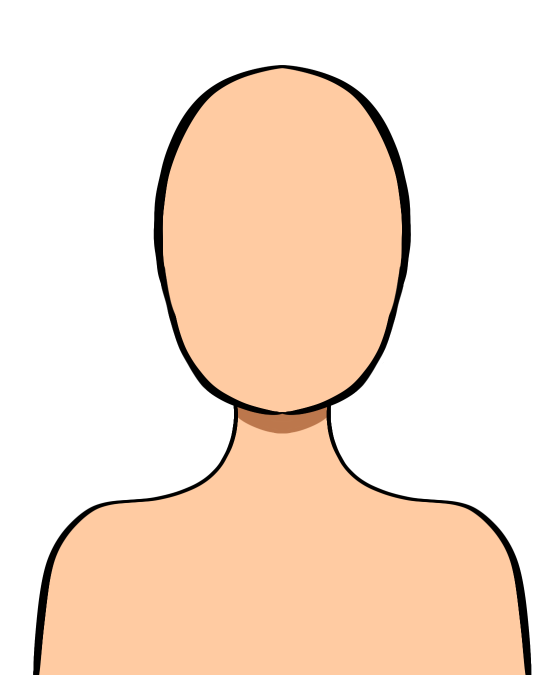
#> input picture pecas/cabeca_oval.png, 1080 x 1350 px (shown at 1/2 size)
$ python build.py
#> lines starting #> are read from the running program, lines starting #| are printed output that depends on the picture; after the words box and inside, x2 and y2 are one past the last pixel; in counts of white or black regions, pixels touching at a corner belong together
#!/usr/bin/env python3
# -*- coding: utf-8 -*-
"""
LORDVERSO · Criador de personagens — build.py
=============================================
Lê as peças da pasta  pecas/  (PNG 1080x1350, fundo transparente),
separa cada uma em  LINHA  (contorno preto) + PINTURAS (máscaras que o
site tinge com a cor escolhida), pinta sozinho o que ainda não foi pintado
e gera o arquivo único  criador.html  (a partir do modelo.html).

Como usar:   python3 build.py
Precisa de:  pip install pillow numpy scipy opencv-python-headless

COMO ADICIONAR UMA PEÇA NOVA
  1. Salve o PNG em pecas/ (mesmo tamanho 1080x1350).
  2. Acrescente uma linha na lista  PECAS  logo abaixo.
  3. Rode  python3 build.py  e abra o criador.html.

COMO PINTAR UMA PEÇA (o que o script entende)
  Cada categoria tem  CORES_DE_PINTURA : a cor EXATA que você usou no
  desenho  ->  qual "papel" ela tem no site (pele, íris, cabelo...).
  Se você pintar uma peça nova com essas mesmas cores, ela já funciona.
  Peças só com linha (orelha, sobrancelha...) ganham pintura automática.
"""
import base64, io, json, os, sys
import numpy as np
import cv2
from PIL import Image

AQUI = os.path.dirname(os.path.abspath(__file__))
PASTA = os.path.join(AQUI, "pecas")
W, H = 1080, 1350              # tamanho original das peças
SW, SH = 720, 900              # tamanho que vai pro site (2/3 -> arquivo leve)

# ----------------------------------------------------------------------
# 1) LISTA DE PEÇAS   (chave, nome que aparece no site, arquivo)
# ----------------------------------------------------------------------
PECAS = {
    "head": [("oval", "Oval", "cabeca_oval.png"),
             ("pontudo", "Pontudo", "cabeca_pontudo.png"),
             ("quadrado", "Quadrado", "cabeca_quadrado.png")],
    "eyes": [("palpebra", "Pálpebra", "olhos_palpebra.png"),
             ("bravo", "Bravo", "olhos_bravo.png"),
             ("fechado", "Fechados", "olhos_fechado.png")],
    "ears": [("humana", "Humanas", "orelhas_humana.png"),
             ("elfica", "Élficas curtas", "orelhas_elfica.png"),
             ("elficaL", "Élficas longas", "orelhas_elfica_longa.png")],
    "brows": [("assim", "Assimétrica", "sobrancelha_assimetrica.png"),
              ("suave", "Suave", "sobrancelha_suave.png"),
              ("pontuda", "Pontuda", "sobrancelha_pontuda.png"),
              ("longa", "Longa", "sobrancelha_longa.png")],
    "nose": [("fino", "Fino", "nariz_fino.png"),
             ("pequeno", "Pequeno", "nariz_pequeno.png"),
             ("medio", "Médio", "nariz_medio.png")],
    "mouth": [("labios", "Lábios", "boca_labios.png"),
              ("sorriso", "Sorriso", "boca_sorriso.png"),
              ("canto", "Canto", "boca_canto.png"),
              ("dentes", "Dentes", "boca_dentes.png"),
              ("lingua", "Língua", "boca_lingua.png")],
    "hair": [("repicado", "Repicado", "cabelo_repicado.png"),
             ("chanel", "Chanel", "cabelo_chanel.png"),
             ("espetado", "Espetado", "cabelo_espetado.png"),
             ("coques", "Coques e cachos", "cabelo_coques_cachos.png"),
             ("liso", "Liso longo", "cabelo_liso_longo.png"),
             ("cacheado", "Cacheado", "cabelo_cacheado.png"),
             ("coquefranja", "Coques com franja", "cabelo_coques_franja.png"),
             ("cachosfofos", "Cachos fofos", "cabelo_cachos_fofos.png"),
             ("bagunca", "Bagunçado", "cabelo_bagunca.png"),
             ("cachostrancas", "Cachos e tranças", "cabelo_cachos_trancas.png"),
             ("desfiado", "Desfiado", "cabelo_desfiado.png"),
             ("cacheadocurto", "Cacheado curto", "cabelo_cacheado_curto.png"),
             ("trancasondas", "Tranças onduladas", "cabelo_trancas_ondas.png"),
             ("ondulongo", "Ondulado longo", "cabelo_ondulado_longo.png"),
             ("ondumedio", "Ondulado médio", "cabelo_ondulado_medio.png"),
             ("chiquinhas", "Maria-chiquinha", "cabelo_chiquinhas.png"),
             ("lisofranja", "Liso com franja", "cabelo_liso_franja.png"),
             ("bobfranja", "Bob com franja", "cabelo_bob_franja.png"),
             ("sofranja", "Só a franja", "cabelo_so_franja.png"),
             ("novo1", "Repicado volumoso", "cabelo_novo1.png"),
             ("novo2", "Cachos curtos", "cabelo_novo2.png"),
             ("novo3", "Lateral ondulado", "cabelo_novo3.png"),
             ("novo4", "Liso com mecha", "cabelo_novo4.png"),
             ("novo5", "Repicado com franja", "cabelo_novo5.png")],
    "clothes": [("regata", "Regata", "roupa_regata.png"),
               ("tubarao", "Moletom tubarão", "roupa_tubarao.png"),
               ("estrelas", "Blusa de estrelas", "roupa_estrelas.png"),
               ("esportiva", "Camiseta esportiva", "roupa_esportiva.png"),
               ("capuz", "Moletom com capuz", "roupa_capuz.png"),
               ("gravata", "Camisa e gravata", "roupa_gravata.png"),
               ("jaqueta", "Jaqueta de estrelas", "roupa_jaqueta.png"),
               ("cachecol", "Cachecol e casaco", "roupa_cachecol.png"),
               ("espartilho", "Top espartilho", "roupa_espartilho.png"),
               ("transparente", "Top mangas transparentes", "roupa_transparente.png"),
               ("jardineira", "Jardineira", "roupa_jardineira.png"),
               ("bolinhas", "Top de bolinhas", "roupa_bolinhas.png"),
               ("adesivos", "Adesivos em X", "roupa_adesivos.png"),
               ("xadrez", "Gola alta xadrez", "roupa_xadrez.png"),
               ("cruzado", "Tiras cruzadas", "roupa_cruzado.png"),
               ("suetergola", "Suéter caído com alças", "roupa_sueter_gola.png"),
               ("jaquetacoracao", "Jaqueta cinza com coração", "roupa_jaqueta_coracao.png"),
               ("redealcas", "Rede com top de alças", "roupa_rede_alcas.png"),
               ("casacoxadrez", "Casaco xadrez vermelho", "roupa_casaco_xadrez_vermelho.png"),
               ("sueterverde", "Suéter verde de folhas", "roupa_sueter_verde.png"),
               ("topmarrom", "Top marrom de amarrar", "roupa_top_marrom_amarrado.png")],
    # Estes 4 desenhos vêm com as DUAS mãos no mesmo PNG (maos_*.png): o build separa cada um
    # em mão esquerda + mão direita (ver MAOS_QUE_SE_DIVIDEM) e eles aparecem nas abas das mãos
    # separadas. Só "Dedos se tocando" fica de verdade como peça junta.
    "hands": [("dedo", "Dedo pra cima", "maos_dedo.png"),
              ("rock", "Rock", "maos_rock.png"),
              ("lata", "Latinha", "maos_lata.png"),
              ("pirulito", "Pirulito", "maos_pirulito.png"),
              ("tocando", "Dedos se tocando", "maos_dedos_tocando.png")],
    # Mãos separadas: escolhe a esquerda e a direita cada uma no seu canto.
    # "Esquerda/direita" = lado da TELA (esquerda = lado esquerdo da imagem). Seguem a cor da pele.
    "handL": [("dedomeio", "Dedo do meio", "mao_e_dedo_meio.png"),
              ("v", "Dedos em V", "mao_e_v.png"),
              ("palmas", "Palma aberta", "mao_e_palmas.png")],
    "handR": [("dedomeio", "Dedo do meio", "mao_d_dedo_meio.png"),
              ("v", "Dedos em V", "mao_d_v.png"),
              ("palmas", "Palma aberta", "mao_d_palmas.png")],
    # Chifres/orelhas: ficam com as cores ORIGINAIS do desenho (sem seletor)
    "extras": [("gato", "Orelhas de gato", "acessorio_orelhas_gato.png"),
            ("curvos", "Chifres curvos amarelos", "acessorio_curvos_amarelos.png"),
            ("barbatana", "Barbatanas verdes", "acessorio_barbatanas.png"),
            ("chifrinhos", "Chifrinhos vermelhos", "acessorio_chifrinhos.png"),
            ("chifres", "Chifres vermelhos", "acessorio_chifres.png")],
    # Acessórios de rosto: óculos (1 por vez) e piercings (pode usar vários juntos)
    "glasses": [("gatinho", "Gatinho", "oculos_gatinho.png"),
                ("redondo", "Redondo", "oculos_redondo.png")],
    "pierc": [("septo", "Septo", "piercing_septo.png"),
              ("bochecha", "Bochecha", "piercing_bochecha.png"),
              ("sobrancelha", "Sobrancelha", "piercing_sobrancelha.png"),
              ("labio", "Lábio", "piercing_labio.png")],
}
# Categorias que podem ficar vazias ("nenhuma") no site
OPCIONAL = {"ears": "Nenhuma", "brows": "Nenhuma", "hair": "Careca", "clothes": "Sem roupa",
            "hands": "Sem mãos juntas", "handL": "Sem mão", "handR": "Sem mão", "extras": "Nenhum",
            "glasses": "Sem óculos"}   # piercing é escolha múltipla: não tem "nenhum"   # boca, nariz, olhos e cabeça são obrigatórios

# ----------------------------------------------------------------------
# 2) CORES DE PINTURA  (cor usada no desenho -> papel no site)
#    papel "#ffffff" = cor fixa (não muda); os outros são tingidos.
#    "shade" = sombra da pele (calculada a partir da cor da pele).
# ----------------------------------------------------------------------
CORES_DE_PINTURA = {
    "head":  {"skin": (255, 203, 162), "shade": (188, 119, 76)},
    "eyes":  {"#ffffff": (255, 255, 255), "iris": (253, 20, 67)},
    "mouth": {"lip": (253, 20, 67)},
    "hair":  {"hair": (107, 117, 255)},
    "glasses": {"glass": (0, 85, 255)},          # armação azul -> cor da armação
    "pierc": {"#9f9f9f": (159, 159, 159)},       # brilho cinza do metal (fixo)
    "handL": {"skin": (255, 203, 162)},          # mãos separadas: pele (muda com a cor da pele); unhas/linhas = preto
    "handR": {"skin": (255, 203, 162)},
}
# Bocas com cores próprias (ficam FIXAS, não mudam com a cor dos lábios):
#   dentes = branco, língua = vermelho puro.  (categoria, peça) -> {papel: cor}
CORES_POR_PECA = {
    ("mouth", "dentes"): {"#ffffff": (255, 255, 255)},
    ("mouth", "lingua"): {"#ff0000": (255, 0, 0)},
    ("hands", "tocando"): {"skin": (255, 203, 162)},   # peça única "dedos se tocando": já vem pintada de pele
}
# Categorias que mantêm a imagem ORIGINAL colorida (sem separar linha/pintura, sem seletor)
COLORIDAS = {"extras"}
# Peças só de linha: o script pinta o interior sozinho com este papel
PINTURA_AUTO = {"ears": "skin", "brows": "hair"}

# Cabelos longos ganham um "cabelo de trás" (preenche o vão entre pescoço
# e mechas, e fica ATRÁS do corpo). Chave = cabelo.
CABELO_COM_FUNDO = {"repicado", "coques", "liso", "cachosfofos", "cachostrancas",
                    "trancasondas", "ondulongo", "lisofranja"}
# A partir de que linha (y, em 1080x1350) começa o cabelo de trás
FUNDO_A_PARTIR_DE_Y = 450

# Sobe (valor negativo) ou desce (positivo) uma peça, em pixels (escala 1080x1350).
# Chave = (categoria, peça).  Ex.: sobe o cabelo "Coques e cachos" 20px.
DESLOCAMENTO_Y = {("hair", "coques"): -20}

# As peças novas (cabelos, mãos, óculos, piercings) foram desenhadas centradas em x=540,
# mas o rosto/cabeça do projeto fica centrado em x=564. Estas peças são empurradas pra
# direita (em pixels, escala 1080x1350) DEPOIS de pintadas. Chave = (categoria, peça).
DX_PECAS_NOVAS = 25
DESLOCAMENTO_X = {("hair", k): DX_PECAS_NOVAS for k in
                  ("cacheadocurto", "trancasondas", "ondulongo", "ondumedio", "chiquinhas",
                   "lisofranja", "bobfranja", "sofranja", "novo1", "novo2", "novo3", "novo4", "novo5")}
DESLOCAMENTO_X.update({("hands", k): DX_PECAS_NOVAS for k in ("dedo", "rock", "lata", "pirulito")})
DESLOCAMENTO_X.update({("glasses", k): DX_PECAS_NOVAS for k in ("gatinho", "redondo")})
DESLOCAMENTO_X.update({("pierc", k): DX_PECAS_NOVAS for k in ("septo", "bochecha", "sobrancelha", "labio")})
# Roupas desenhadas centradas em x=540 (as roupas antigas e o pescoço ficam em x=562): empurra 23px
# pra direita pra alinhar. Se redesenhar uma delas já centrada em 562, apague a chave daqui.
DX_ROUPAS_NOVAS = 23
DESLOCAMENTO_X.update({("clothes", k): DX_ROUPAS_NOVAS for k in
                       ("suetergola", "jaquetacoracao", "redealcas", "casacoxadrez", "sueterverde", "topmarrom")})

# Cabelos em que os furinhos sem pintura (entre as mechas) são tapados
TAPAR_FUROS = {"liso", "cachosfofos", "cachostrancas", "trancasondas", "ondulongo", "lisofranja"}
# Furo maior que isso (px) é o rosto/abertura do cabelo, não é tapado
FURO_MAXIMO = 5000
# Cabelos com furinhos sem pintura DENTRO do cabelo (pontinhos colados no traço):
# são pintados com a cor do cabelo. Só furos menores que FURO_PEQUENO (px).
PREENCHER_FUROS_PINTURA = {"bagunca"}
FURO_PEQUENO = 600

# Peças pintadas com QUALQUER cor (o script descobre as cores sozinho):
#  - Cabelos novos: a cor única da peça vira o papel "hair" (muda com a cor do cabelo).
#  - Roupas: CADA cor diferente vira um papel próprio (k0, k1, k2...) e ganha
#    seu próprio seletor de cor no site.
CABELO_AUTO = {"coquefranja", "cachosfofos", "bagunca", "cachostrancas", "desfiado",
               "cacheadocurto", "trancasondas", "ondulongo", "ondumedio", "chiquinhas",
               "lisofranja", "bobfranja", "sofranja", "novo1", "novo2", "novo3", "novo4", "novo5"}
# Cabelos novos com uma 2ª cor (os elásticos roxos): a cor maior vira o cabelo e as
# outras ficam FIXAS (mantêm a cor do desenho). Os cabelos antigos não mudam.
CABELO_ACENTO_FIXO = {"trancasondas", "chiquinhas"}
# Mãos: objetos que não são pele (cor fixa). Os pontos (x, y) são um pixel DENTRO de cada
# parte do objeto, na mão ESQUERDA (a direita é espelhada sozinha).
OBJETOS_MAOS = {
    # cor fixa da lata (vermelho de refrigerante); os 2 últimos pontos são os "bolsinhos" entre os dedos,
    # por onde se vê a lata atrás dos dedos
    "lata": {"cor": "#e53935", "pontos": [(256, 912), (299, 1136), (304, 1192), (221, 1014), (235, 1065)]},
    # pirulito: bola rosa; o palito e a listra do meio da bola são brancos (cor fixa)
    "pirulito": {"cor": "#ff5c9d", "pontos": [(129, 873), (138, 938)],
                 "extras": [("#ffffff", [(143, 903), (163, 990)])]},
}
CATEGORIAS_MULTICOR = {"clothes"}
# Quantas cores diferentes uma roupa pode ter (o site tem seletores k0..k5)
MAX_CORES_ROUPA = 6
# Cores de roupa que ficam FIXAS (sem seletor, mantêm a cor original do desenho).
# chave da peça -> lista de cores exatas (hex) que não mudam.
# Ex.: no moletom tubarão os dentes (branco) e a boca (vermelho claro) não mudam.
# Sombras de roupa que ficam sem seletor: a cor da sombra vira a cor de base (sem sombreado).
# chave da peça -> {cor da sombra: cor de base}. Ex.: no casaco xadrez o vermelho escuro vira o vermelho.
FUNDIR_SOMBRA_ROUPA = {"casacoxadrez": {"#cb0000": "#ff0000"}}
CORES_FIXAS_ROUPA = {
    "tubarao": ["#ffffff", "#ffa1a1"],
}

# Ordem das camadas, de baixo pra cima (o site usa a mesma ordem)
ORDEM = ["hairBack", "ears", "hairMid", "head", "clothes", "hair", "extras", "handL", "handR", "hands", "eyes", "brows", "nose", "mouth", "glasses", "pierc"]

# Estado padrão usado para gerar as miniaturas
PADRAO = {"head": "oval", "eyes": "palpebra", "brows": "suave", "nose": "medio",
          "mouth": "labios", "hair": "repicado", "ears": None}
CORES_PADRAO = {"skin": (255, 203, 162), "iris": (253, 20, 67),
                "hair": (107, 117, 255), "lip": (253, 20, 67), "glass": (0, 85, 255)}
SOMBRA_PELE = (0.737, 0.586, 0.469)  # pele*isso = sombra (tirado da sua pintura)

# O que aparece junto na miniatura de cada categoria (só o necessário)
CONTEXTO_MINIATURA = {
    "head": {},
    "hair": {"head": "oval", "eyes": "palpebra"},
    "eyes": {"head": "oval"},
    "ears": {"head": "oval"},
    "brows": {"head": "oval", "eyes": "palpebra"},
    "mouth": {"head": "oval"},
    "nose": {"head": "oval"},
    "clothes": {"head": "oval"},
    "hands": {"head": "oval"},
    "glasses": {"head": "oval", "eyes": "palpebra", "brows": "suave"},
    "pierc": {"head": "oval", "eyes": "palpebra", "brows": "suave", "nose": "medio", "mouth": "labios"},
    "extras": {"head": "oval"},
    "handL": {}, "handR": {},
}

# Janela (x0,y0,x1,y1) recortada para a miniatura de cada categoria
RECORTE = {"head": (150, 60, 930, 900), "hair": (40, 0, 1040, 1300),
           "eyes": (300, 400, 830, 620), "ears": (60, 380, 1020, 680),
           "brows": (330, 290, 800, 480), "nose": (420, 520, 660, 700), "mouth": (440, 640, 640, 800),
           "clothes": (0, 700, 1080, 1560)}   # passa do fim da imagem de propósito: sobra espaço p/ a legenda
RECORTE.update({"hands": (0, 800, 1080, 1350), "glasses": (230, 330, 850, 640),
                "pierc": (320, 300, 760, 780),
                "extras": (60, 0, 1020, 420), "handL": (0, 790, 565, 1350), "handR": (565, 790, 1080, 1350)})
# Recorte próprio de cada piercing (são pecinhas pequenas: a miniatura chega mais perto)
RECORTE_PECA = {("pierc", "septo"): (400, 540, 680, 760), ("pierc", "bochecha"): (300, 470, 780, 680),
                ("pierc", "sobrancelha"): (320, 300, 760, 470), ("pierc", "labio"): (360, 640, 720, 820)}


# ----------------------------------------------------------------------
# 3) FUNÇÕES DE IMAGEM
# ----------------------------------------------------------------------
def abrir(arquivo):
#> called with arquivo = 'cabeca_oval.png'
    return Image.open(os.path.join(PASTA, arquivo)).convert("RGBA")
#> returned value is the input picture: PIL image 1080x1350 RGBA; mean R, G, B, A 197.3, 175.1, 157.6, 116.5


def deslocar(img, dy):
    """Move a peça na vertical (dy < 0 = sobe). O que sobra fica transparente."""
    if not dy:
        return img
    nova = Image.new("RGBA", img.size, (0, 0, 0, 0))
    nova.paste(img, (0, dy))
    return nova


# [13 lines left out: function deslocar_x, not called in this run]


def separar(img, cores):
    """Separa linha e pinturas.
    Pixel de borda = pintura misturada com preto. Descobrimos "quanto de
    preto" (t) comparando com a cor da pintura -> a linha fica suave,
    sem halo escuro.  Retorna (alpha_linha, {papel: alpha_pintura})."""
    a = np.asarray(img).astype(np.float32)
    rgb, alfa = a[..., :3], a[..., 3] / 255.0
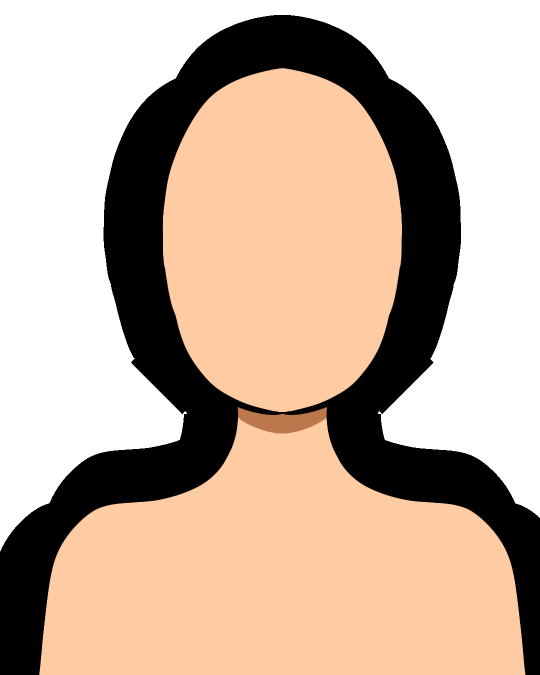
#> rgb: shape (1350, 1080, 3) float32 (shown at 1/2 size); mean R, G, B 198.1, 176.4, 157
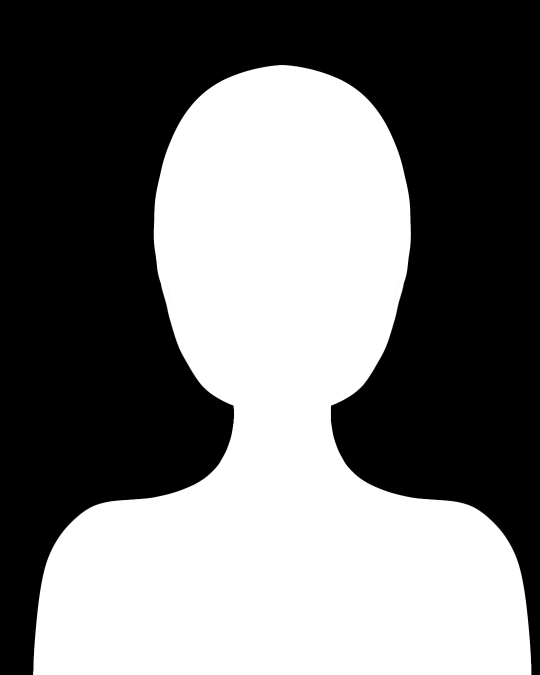
#> alfa: shape (1350, 1080) float32 (shown at 1/2 size); min 0, max 1, mean 0.457
    mx = rgb.max(-1)
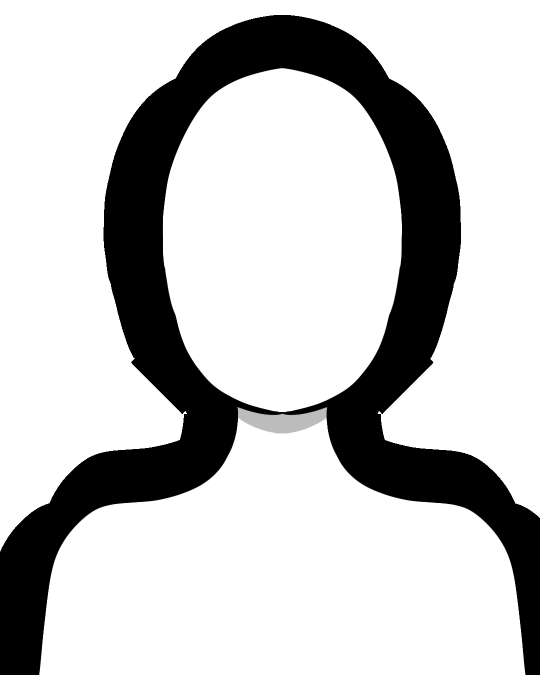
#> mx: shape (1350, 1080) float32 (shown at 1/2 size); min 0, max 255, mean 197.3
    papeis = list(cores.keys())
    linha = alfa.copy()                      # padrão: tudo é linha
    pint = {p: np.zeros_like(alfa) for p in papeis}
    if papeis:
        direc = rgb / np.maximum(mx, 1)[..., None]
        dist = []
        for p in papeis:
            c = np.array(cores[p], np.float32)
            dist.append(np.linalg.norm(direc - c / c.max(), axis=-1))
#> after the loop, dist = 2 items
        dist = np.stack(dist)
        melhor = dist.argmin(0)
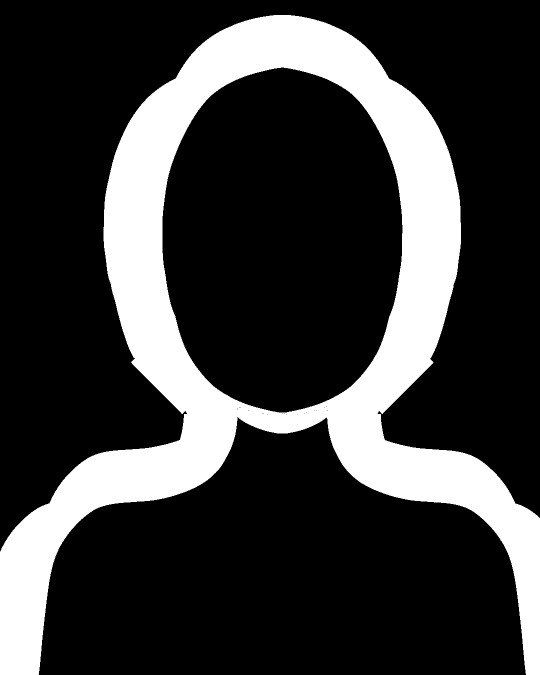
#> melhor: shape (1350, 1080) int64 (shown at 1/2 size); values 0 (black) and 1 (white), 22.7% white; 1 white region, box (x1, y1, x2, y2) and area: (0, 30, 1080, 1350) 330526
        eh_cor = mx >= 40                    # abaixo disso é preto = linha
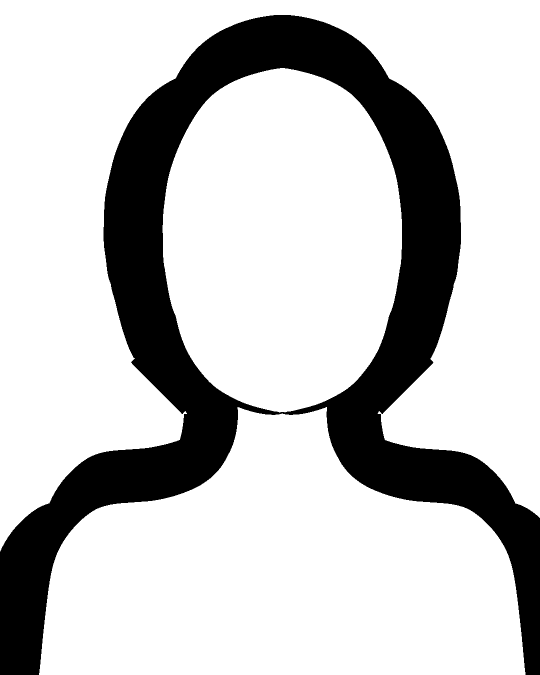
#> eh_cor: shape (1350, 1080) bool (shown at 1/2 size); 77.6% white; 1 black region, box (x1, y1, x2, y2) and area: (0, 30, 1080, 1350) 327012
        for i, p in enumerate(papeis):
            c = np.array(cores[p], np.float32)
            sel = eh_cor & (melhor == i)
            t = np.clip(1 - mx / c.max(), 0, 1)
            pint[p] = np.where(sel, alfa, 0)
            linha = np.where(sel, alfa * t, linha)
#> (the rest of the program and of its run is left out)
